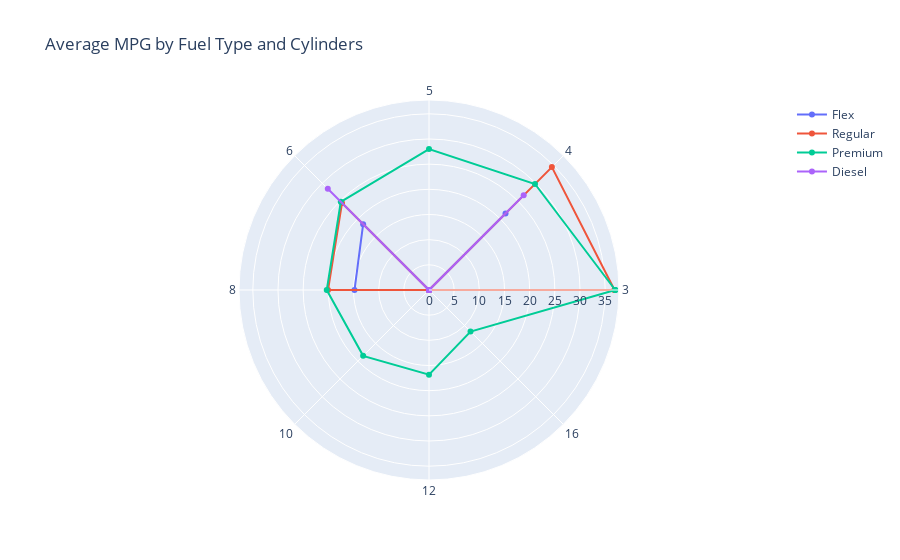

Here is the notebook cell this chart was saved with:
### Markdown cell above
### Average Miles Per Gallon (MPG) by Cylinders and Fuel Type

### Code cell
df_fc = pd.pivot_table(df, index='Cylinders', columns='Fuel', values=['MPG combined'])
df_fc.fillna(0, inplace=True)

cylinders = df_fc.index.values.astype(str)
flex = df_fc[('MPG combined', 'Flex')].values
regular = df_fc[('MPG combined', 'Regular')].values
premium = df_fc['MPG combined', 'Premium'].values
diesel = df_fc['MPG combined', 'Diesel'].values
cylinders = [*cylinders, cylinders[0]]
flex = [*flex, flex[0]]
regular = [*regular, regular[0]]
premium = [*premium, premium[0]]
diesel = [*diesel, diesel[0]]

init_notebook_mode(connected=True)

fig = go.Figure(
    data=[
        go.Scatterpolar(r=flex, theta=cylinders, name='Flex'),
        go.Scatterpolar(r=regular, theta=cylinders, name='Regular'),
        go.Scatterpolar(r=premium, theta=cylinders, name='Premium'),
        go.Scatterpolar(r=diesel, theta=cylinders, name='Diesel')
    ],
    layout=go.Layout(
        title=go.layout.Title(text='Average MPG by Fuel Type and Cylinders'),
        polar={'radialaxis': {'visible': True}},
        showlegend=True
    )
)

pyo.iplot(fig)

### Figure 1 — Plotly figure (JSON) as saved in the notebook; plotly's stock layout.template omitted (floating-point values rounded to 4 significant figures)
{"data": [{"name": "Flex", "r": [0, 21.5, 0, 18.5, 14.8, 0, 0, 0, 0], "theta": ["3", "4", "5", "6", "8", "10", "12", "16", "3"], "type": "scatterpolar"}, {"name": "Regular", "r": [36.86, 34.53, 0, 24.44, 20.06, 0, 0, 0, 36.86], "theta": ["3", "4", "5", "6", "8", "10", "12", "16", "3"], "type": "scatterpolar"}, {"name": "Premium", "r": [37, 29.78, 28, 24.79, 20.31, 18.5, 16.82, 11.67, 37], "theta": ["3", "4", "5", "6", "8", "10", "12", "16", "3"], "type": "scatterpolar"}, {"name": "Diesel", "r": [0, 26.6, 0, 28.43, 0, 0, 0, 0, 0], "theta": ["3", "4", "5", "6", "8", "10", "12", "16", "3"], "type": "scatterpolar"}], "layout": {"polar": {"radialaxis": {"visible": true}}, "showlegend": true, "title": {"text": "Average MPG by Fuel Type and Cylinders"}}}
